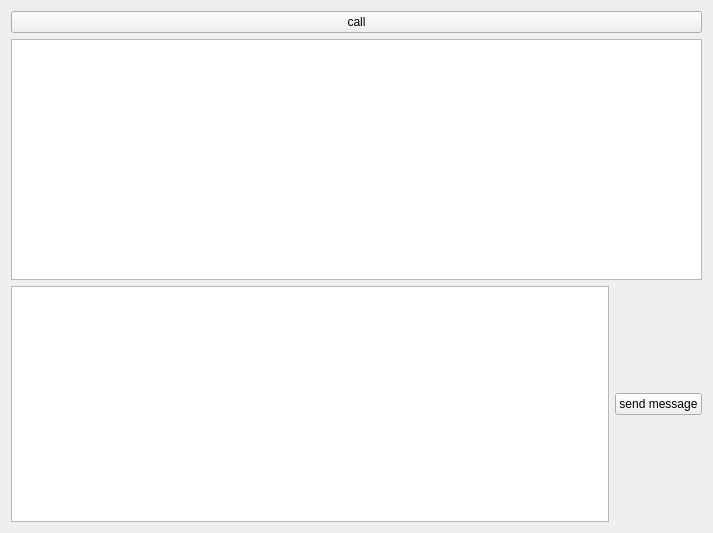
<?xml version="1.0" encoding="UTF-8"?>
<ui version="4.0">
 <class>conv</class>
 <widget class="QWidget" name="conv">
  <property name="geometry">
   <rect>
    <x>0</x>
    <y>0</y>
    <width>713</width>
    <height>533</height>
   </rect>
  </property>
  <property name="windowTitle">
   <string>Form</string>
  </property>
  <layout class="QVBoxLayout" name="verticalLayout_2">
   <item>
    <layout class="QVBoxLayout" name="verticalLayout">
     <item>
      <widget class="QPushButton" name="pushButton">
       <property name="text">
        <string>call</string>
       </property>
      </widget>
     </item>
     <item>
      <widget class="QListWidget" name="listWidget"/>
     </item>
     <item>
      <layout class="QHBoxLayout" name="horizontalLayout">
       <item>
        <widget class="QPlainTextEdit" name="plainTextEdit">
         <property name="maximumSize">
          <size>
           <width>16777215</width>
           <height>236</height>
          </size>
         </property>
         <property name="maximumBlockCount">
          <number>0</number>
         </property>
        </widget>
       </item>
       <item>
        <widget class="QPushButton" name="pushButton_2">
         <property name="text">
          <string>send message</string>
         </property>
        </widget>
       </item>
      </layout>
     </item>
    </layout>
   </item>
  </layout>
 </widget>
 <resources/>
 <connections/>
</ui>
